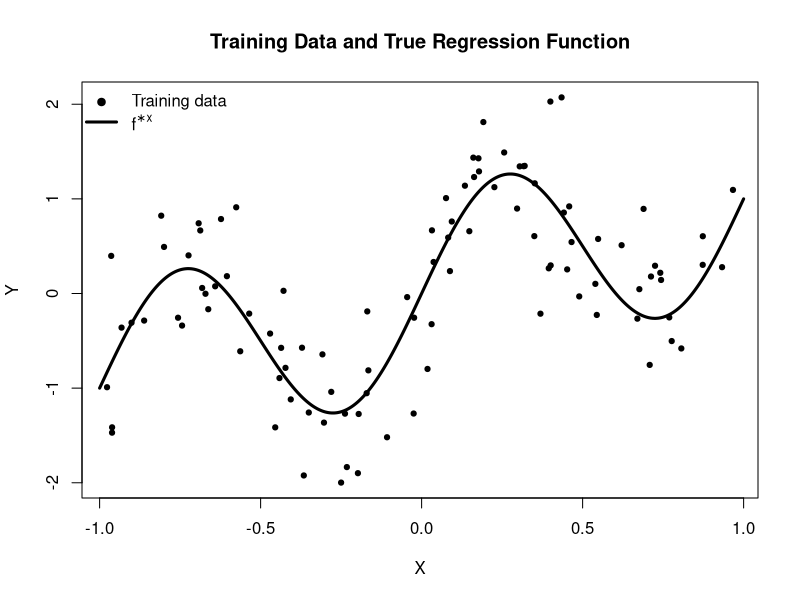
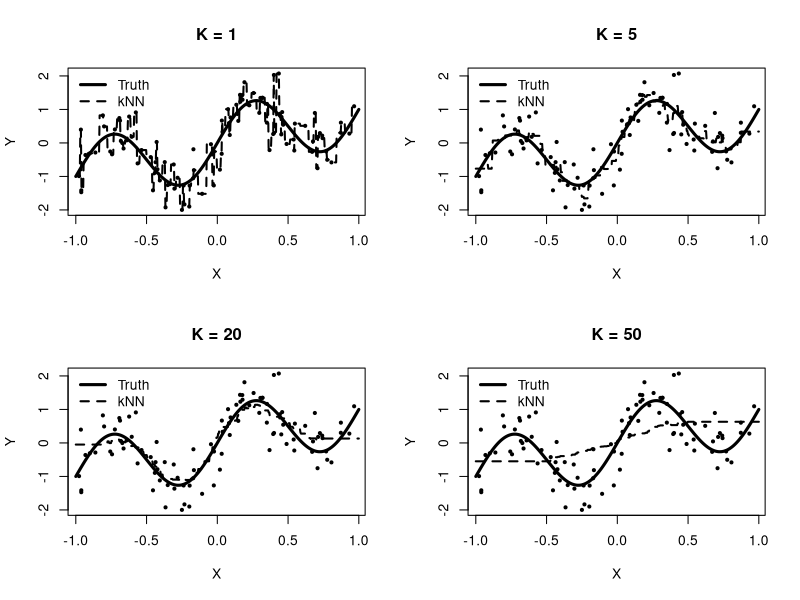
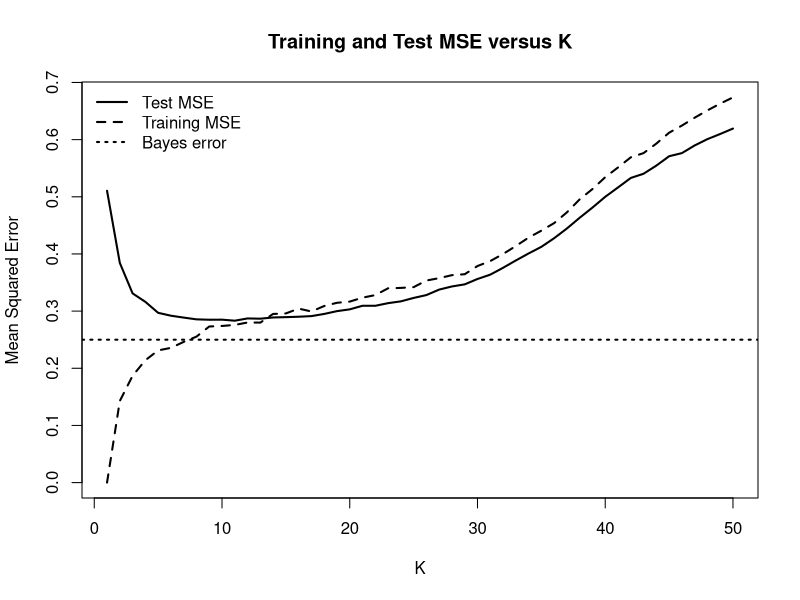
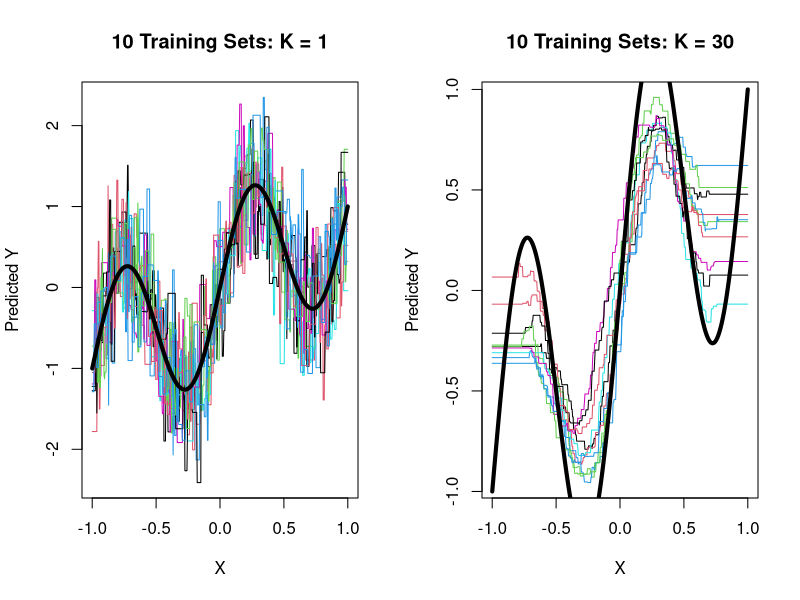
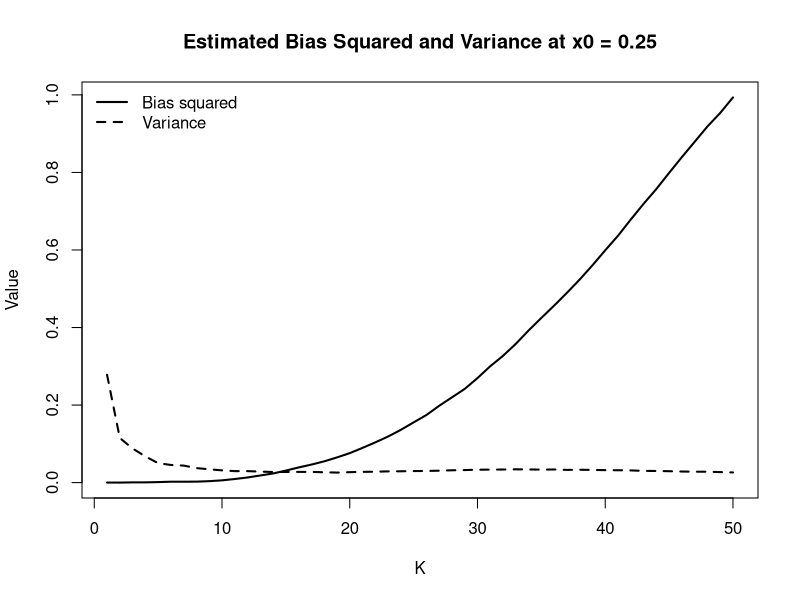
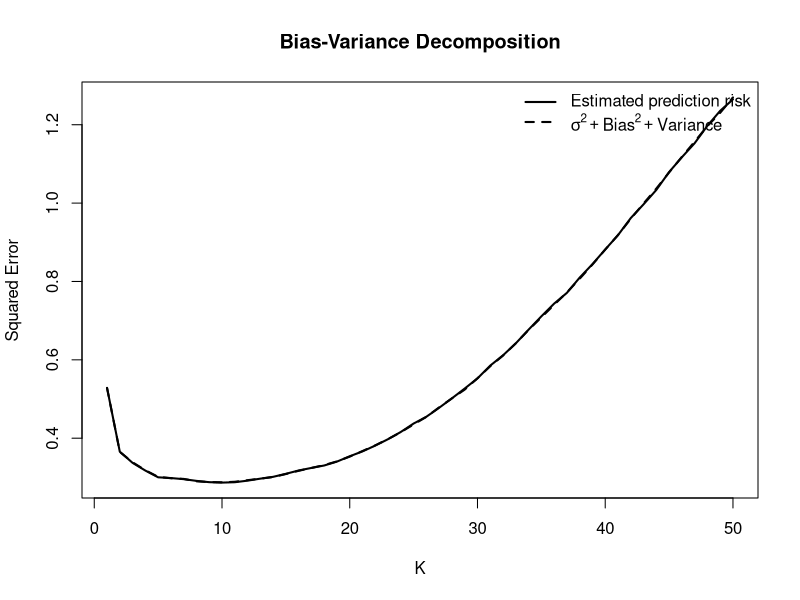
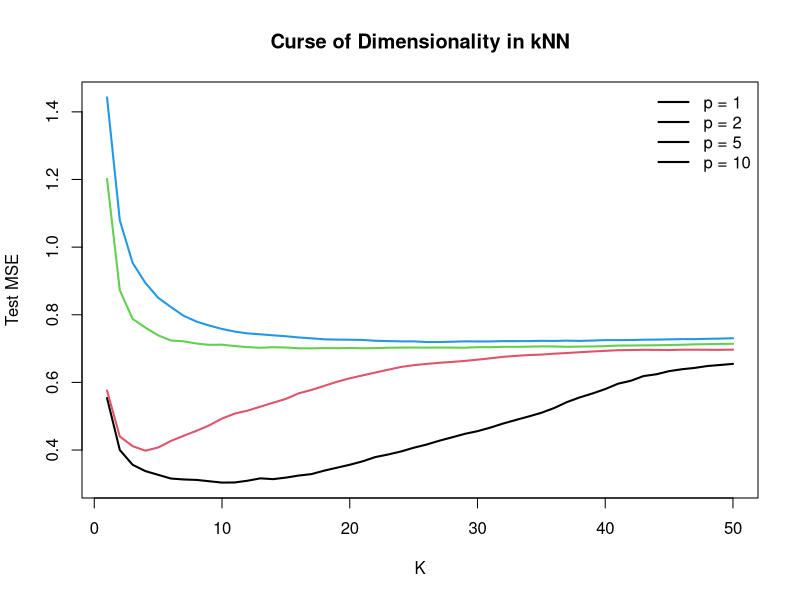

The R script that drew these images, in order:
## ---- chunk 1
set.seed(434634)

f_star <- function(x) {
  sin(2 * pi * x) + x
}

knn_predict <- function(X_train, y_train, X_new, K) {
  X_train <- as.matrix(X_train)
  X_new <- as.matrix(X_new)

  sapply(seq_len(nrow(X_new)), function(j) {
    d <- sqrt(
      rowSums(
        (X_train -
           matrix(
             X_new[j, ],
             nrow(X_train),
             ncol(X_train),
             byrow = TRUE
           ))^2
      )
    )

    neighbors <- order(d)[1:K]
    mean(y_train[neighbors])
  })
}

sigma <- 0.5
n <- 100
## ---- chunk 2
X_train <- runif(n, -1, 1)
y_train <- f_star(X_train) + rnorm(n, mean = 0, sd = sigma)

x_grid <- seq(-1, 1, length.out = 500)

plot(
  X_train,
  y_train,
  pch = 19,
  cex = 0.7,
  xlab = "X",
  ylab = "Y",
  main = "Training Data and True Regression Function"
)

lines(
  x_grid,
  f_star(x_grid),
  lwd = 3
)

legend(
  "topleft",
  legend = c("Training data", expression(f^"*"(x))),
  pch = c(19, NA),
  lty = c(NA, 1),
  lwd = c(NA, 3),
  bty = "n"
)
## ---- chunk 3
K_values <- c(1, 5, 20, 50)

par(mfrow = c(2, 2))

for (K in K_values) {

  pred_grid <- knn_predict(
    X_train,
    y_train,
    x_grid,
    K
  )

  plot(
    X_train,
    y_train,
    pch = 19,
    cex = 0.5,
    xlab = "X",
    ylab = "Y",
    main = paste("K =", K)
  )

  lines(
    x_grid,
    f_star(x_grid),
    lwd = 3
  )

  lines(
    x_grid,
    pred_grid,
    lwd = 2,
    lty = 2
  )

  legend(
    "topleft",
    legend = c("Truth", "kNN"),
    lty = c(1, 2),
    lwd = c(3, 2),
    bty = "n"
  )
}

par(mfrow = c(1, 1))
## ---- chunk 4
n_test <- 5000

X_test <- runif(n_test, -1, 1)
y_test <- f_star(X_test) +
  rnorm(n_test, mean = 0, sd = sigma)

K_grid <- 1:50

mse_train <- numeric(length(K_grid))
mse_test <- numeric(length(K_grid))

for (K in K_grid) {

  pred_train <- knn_predict(
    X_train,
    y_train,
    X_train,
    K
  )

  pred_test <- knn_predict(
    X_train,
    y_train,
    X_test,
    K
  )

  mse_train[K] <- mean(
    (y_train - pred_train)^2
  )

  mse_test[K] <- mean(
    (y_test - pred_test)^2
  )
}

best_train_K <- K_grid[which.min(mse_train)]
best_test_K <- K_grid[which.min(mse_test)]

best_train_K
best_test_K
min(mse_train)
min(mse_test)
## ---- chunk 5
ylim_error <- range(
  c(mse_train, mse_test, sigma^2)
)

plot(
  K_grid,
  mse_test,
  type = "l",
  lwd = 2,
  ylim = ylim_error,
  xlab = "K",
  ylab = "Mean Squared Error",
  main = "Training and Test MSE versus K"
)

lines(
  K_grid,
  mse_train,
  lwd = 2,
  lty = 2
)

abline(
  h = sigma^2,
  lwd = 2,
  lty = 3
)

legend(
  "topleft",
  legend = c(
    "Test MSE",
    "Training MSE",
    "Bayes error"
  ),
  lty = c(1, 2, 3),
  lwd = 2,
  bty = "n"
)
## ---- chunk 6
K_small <- 1
K_large <- 30
B_curves <- 10

fits_small <- matrix(
  NA,
  nrow = B_curves,
  ncol = length(x_grid)
)

fits_large <- matrix(
  NA,
  nrow = B_curves,
  ncol = length(x_grid)
)

for (b in 1:B_curves) {

  X_b <- runif(n, -1, 1)

  y_b <- f_star(X_b) +
    rnorm(n, mean = 0, sd = sigma)

  fits_small[b, ] <- knn_predict(
    X_b,
    y_b,
    x_grid,
    K_small
  )

  fits_large[b, ] <- knn_predict(
    X_b,
    y_b,
    x_grid,
    K_large
  )
}
## ---- chunk 7
par(mfrow = c(1, 2))

matplot(
  x_grid,
  t(fits_small),
  type = "l",
  lty = 1,
  xlab = "X",
  ylab = "Predicted Y",
  main = paste("10 Training Sets: K =", K_small)
)

lines(
  x_grid,
  f_star(x_grid),
  lwd = 4
)

matplot(
  x_grid,
  t(fits_large),
  type = "l",
  lty = 1,
  xlab = "X",
  ylab = "Predicted Y",
  main = paste("10 Training Sets: K =", K_large)
)

lines(
  x_grid,
  f_star(x_grid),
  lwd = 4
)

par(mfrow = c(1, 1))
## ---- chunk 8
x0 <- 0.25
B <- 200

true_x0 <- f_star(x0)

predictions <- matrix(
  NA,
  nrow = B,
  ncol = length(K_grid)
)

for (b in 1:B) {

  X_b <- runif(n, -1, 1)

  y_b <- f_star(X_b) +
    rnorm(n, mean = 0, sd = sigma)

  for (K in K_grid) {

    predictions[b, K] <- knn_predict(
      X_b,
      y_b,
      matrix(x0, nrow = 1),
      K
    )
  }
}

mean_prediction <- colMeans(predictions)

bias <- mean_prediction - true_x0
bias_squared <- bias^2

variance <- apply(
  predictions,
  2,
  var
)
## ---- chunk 9
plot(
  K_grid,
  bias_squared,
  type = "l",
  lwd = 2,
  ylim = range(c(bias_squared, variance)),
  xlab = "K",
  ylab = "Value",
  main = "Estimated Bias Squared and Variance at x0 = 0.25"
)

lines(
  K_grid,
  variance,
  lwd = 2,
  lty = 2
)

legend(
  "topleft",
  legend = c("Bias squared", "Variance"),
  lty = c(1, 2),
  lwd = 2,
  bty = "n"
)
## ---- chunk 10
# Number of independent future responses generated
# for each fitted model
M <- 1000

estimated_prediction_risk <- numeric(length(K_grid))

for (K in K_grid) {

  squared_errors <- numeric(B * M)

  for (b in 1:B) {

    # Generate M independent future responses at x0
    y0 <- true_x0 +
      rnorm(M, mean = 0, sd = sigma)

    # Prediction from training set b using this K
    squared_errors[((b - 1) * M + 1):(b * M)] <-
      (y0 - predictions[b, K])^2
  }

  # Average over both training sets and future responses
  estimated_prediction_risk[K] <-
    mean(squared_errors)
}

# Bias-variance decomposition
bv_decomposition <-
  sigma^2 + bias_squared + variance

comparison <- data.frame(
  K = K_grid,
  Prediction_Risk = estimated_prediction_risk,
  Noise_Bias2_Variance = bv_decomposition
)

head(comparison)
## ---- chunk 11
plot(
  K_grid,
  estimated_prediction_risk,
  type = "l",
  lwd = 2,
  xlab = "K",
  ylab = "Squared Error",
  ylim = range(
    c(
      estimated_prediction_risk,
      bv_decomposition
    )
  ),
  main = "Bias-Variance Decomposition"
)

lines(
  K_grid,
  bv_decomposition,
  lwd = 2,
  lty = 2
)

legend(
  "topright",
  legend = c(
    "Estimated prediction risk",
    expression(sigma^2 + Bias^2 + Variance)
  ),
  lty = c(1, 2),
  lwd = 2,
  bty = "n"
)
## ---- chunk 12
selected_K <- c(1, 5, 10, 20, 50)

comparison[selected_K, ]
## ---- chunk 13
dimensions <- c(1, 2, 5, 10)

test_mse_dimension <- matrix(
  NA,
  nrow = length(dimensions),
  ncol = length(K_grid)
)

for (j in seq_along(dimensions)) {

  p <- dimensions[j]

  X_train_p <- matrix(
    runif(n * p, -1, 1),
    nrow = n,
    ncol = p
  )

  y_train_p <- f_star(X_train_p[, 1]) +
    rnorm(n, mean = 0, sd = sigma)

  X_test_p <- matrix(
    runif(n_test * p, -1, 1),
    nrow = n_test,
    ncol = p
  )

  y_test_p <- f_star(X_test_p[, 1]) +
    rnorm(n_test, mean = 0, sd = sigma)

  for (K in K_grid) {

    pred_test_p <- knn_predict(
      X_train_p,
      y_train_p,
      X_test_p,
      K
    )

    test_mse_dimension[j, K] <-
      mean((y_test_p - pred_test_p)^2)
  }
}
## ---- chunk 14
matplot(
  K_grid,
  t(test_mse_dimension),
  type = "l",
  lty = 1,
  lwd = 2,
  xlab = "K",
  ylab = "Test MSE",
  main = "Curse of Dimensionality in kNN"
)

legend(
  "topright",
  legend = paste("p =", dimensions),
  lty = 1,
  lwd = 2,
  bty = "n"
)
## ---- chunk 15
minimum_mse <- apply(
  test_mse_dimension,
  1,
  min
)

best_K_dimension <- apply(
  test_mse_dimension,
  1,
  which.min
)

dimension_results <- data.frame(
  p = dimensions,
  Best_K = best_K_dimension,
  Minimum_Test_MSE = minimum_mse
)

dimension_results
